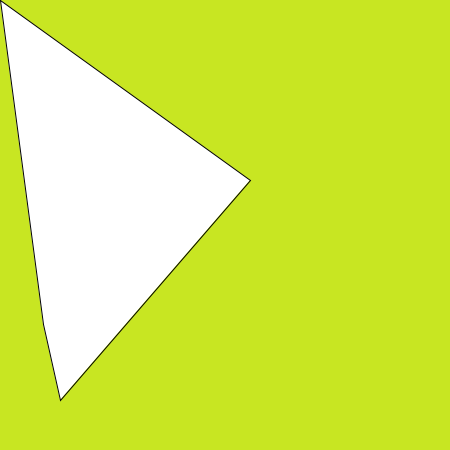
Frame 1 (no input)
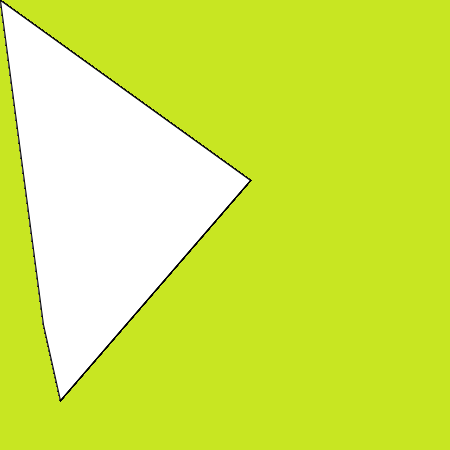
Frame 60 (the mouse pressed at the canvas centre just before this capture)
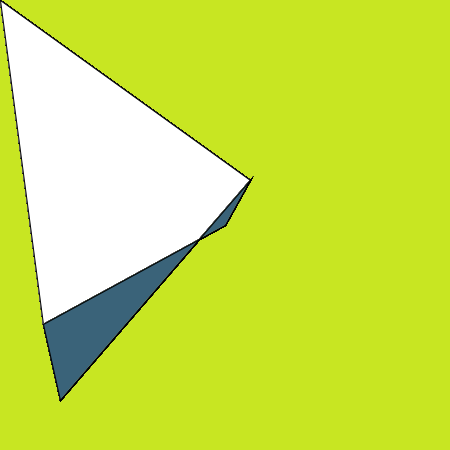
Frame 120 (the mouse held since frame 60 and released just before this capture)

The Processing sketch that drew these frames (run headless with seeded random() and noise(); from frame 60 on, the mouse is pressed at the canvas centre):

// Processing sketch: processing_101937
// ── processing_101937.pde

int counter;
 
void setup() {
size(450,450);
rectMode(CENTER);
background(200,230,34);
smooth();
}
void draw() {
float r = random(0, 255);
float g = random(0, 255);
float b = random(0, 255);
//quad(250,180,60,400,43,324,mouseX,mouseY);
if(mousePressed){
fill(r,g,b);} 
quad(250,180,60,400,43,324,mouseX,mouseY);
}
 

// This was inspired by Regenica O. Gemino's project: REGENICA GEMINO
